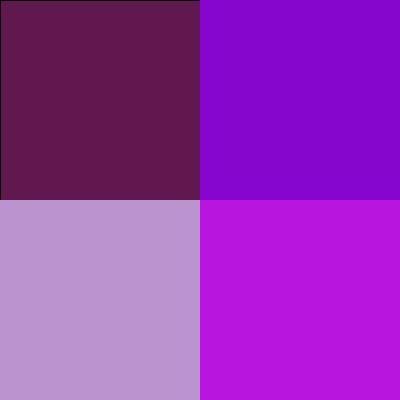
Frame 1 (no input)
Frame 60 (the mouse pressed at the canvas centre just before this capture): identical to frame 1, image omitted
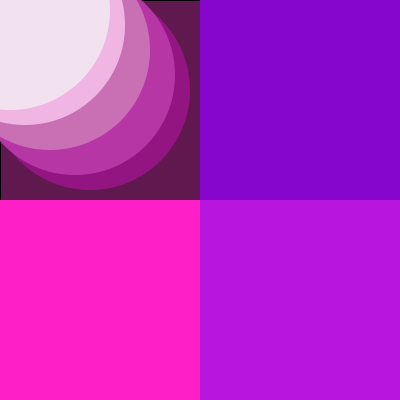
Frame 120 (the mouse held since frame 60 and released just before this capture)

The Processing sketch that drew these frames (run headless with seeded random() and noise(); from frame 60 on, the mouse is pressed at the canvas centre):

// Processing sketch: processing_90127
// ── processing_90127.pde

//Aviva Silberstein
//February 17, 2013
//Screen Divided into 4 doing "cool" stuff! 



void setup(){
  size(400, 400);
  background(255);
}

void draw () {
  stroke(0);
  strokeWeight(1);
  
//top left square
  if((mouseX>400) && (mouseX<0));
  if((mouseY>400) && (mouseY<0));
  fill(95, 25, 79);
  rect(0, 0, 200, 200);
  fill(147, 21, 130);
  noStroke();
  ellipse(90, 90, mouseX, mouseY);
  fill(183, 54, 166);
  noStroke();
  ellipse(75, 75, mouseX, mouseY);
  fill(201, 112, 180);
  noStroke();
  ellipse(50, 50, mouseX, mouseY);
  fill(240, 181, 226);
  noStroke();
  ellipse(25, 25, mouseX, mouseY);
  fill(242, 225, 238);
  ellipse(10, 10, mouseX, mouseY);
 
 
 
//bottom left square
if((mouseY>0) && (mouseX<0));
    fill(185, 146, 206);
    rect(0, 200, 200, 200);
    if (mousePressed==true) {
    fill(255, 31, 199);
    rect(0, 200, 200, 200);
    fill(10, 70, 65);
    }
     

// top right square
strokeWeight(5);
  fill(135, 6, 206);
  rect(200, 0, 200, 200);
  if((mouseX>200)&&(mouseX<400))
  if((mouseY>0)&&(mouseY<200)){
    fill(66, 12, 95);
    rect(200, 0, 200, 200);
  }


    
    
//bottom right square
    fill(184, 22, 222);
    rect(200, 200, 200, 200);
    if ((mouseX>200) && (mouseX<400))
    if((mouseY>200) && (mouseY<400)) {
       fill(171, 140, 227);
       rect(mouseX, mouseY, 100, 100);
       fill(116, 41, 178);
       rect(mouseX, mouseY, 100, 50);
       
       
    } 


    
    
}
